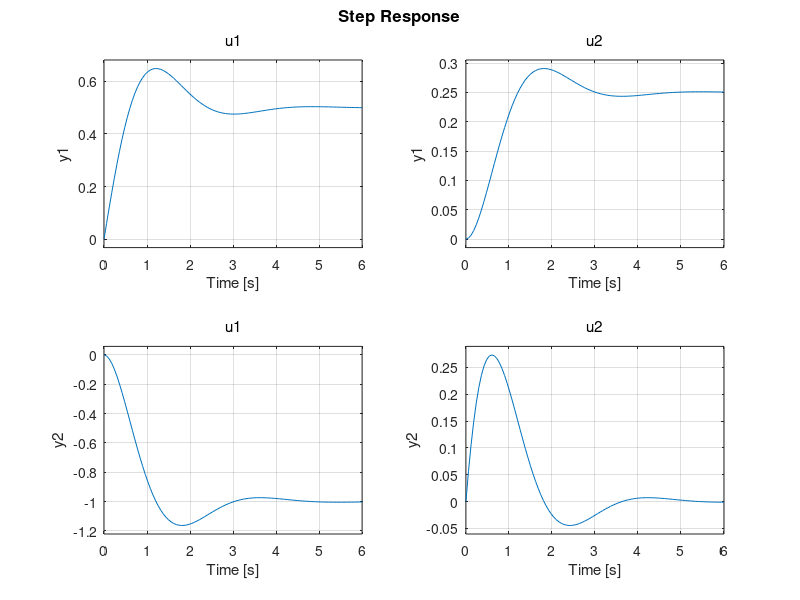
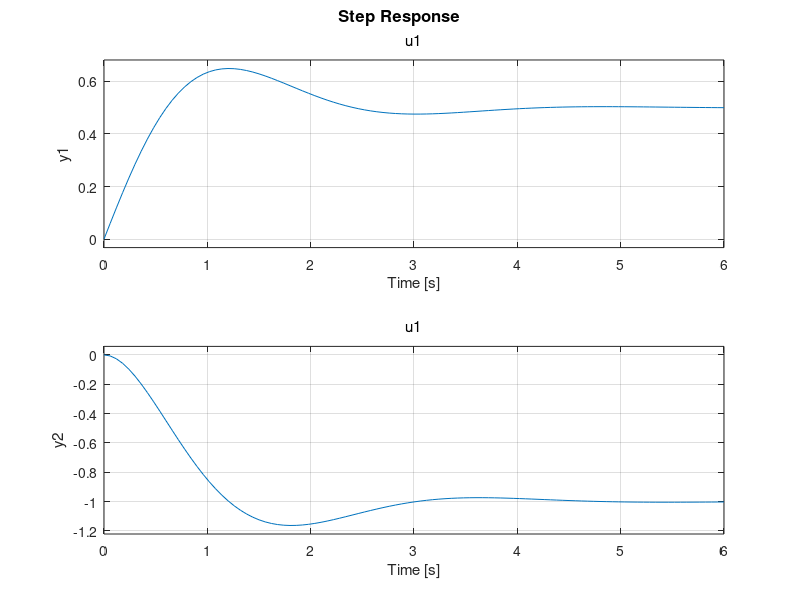

Recreate these plots in MATLAB, in order.
A = [ 0  1;
     -4 -2 ];
B = [ 1  0;
      0  1 ];
C = eye(2);          % outputs equal states
D = zeros(2, 2);

sys = ss(A, B, C, D);   % continuous-time state-space model

% Step responses from each input to each output
figure;
step(sys);              % MATLAB plots all 4 responses G_ij(s)

% Alternatively, step from input 1 only
figure;
step(sys(:, 1));        % all outputs, single input channel
      
